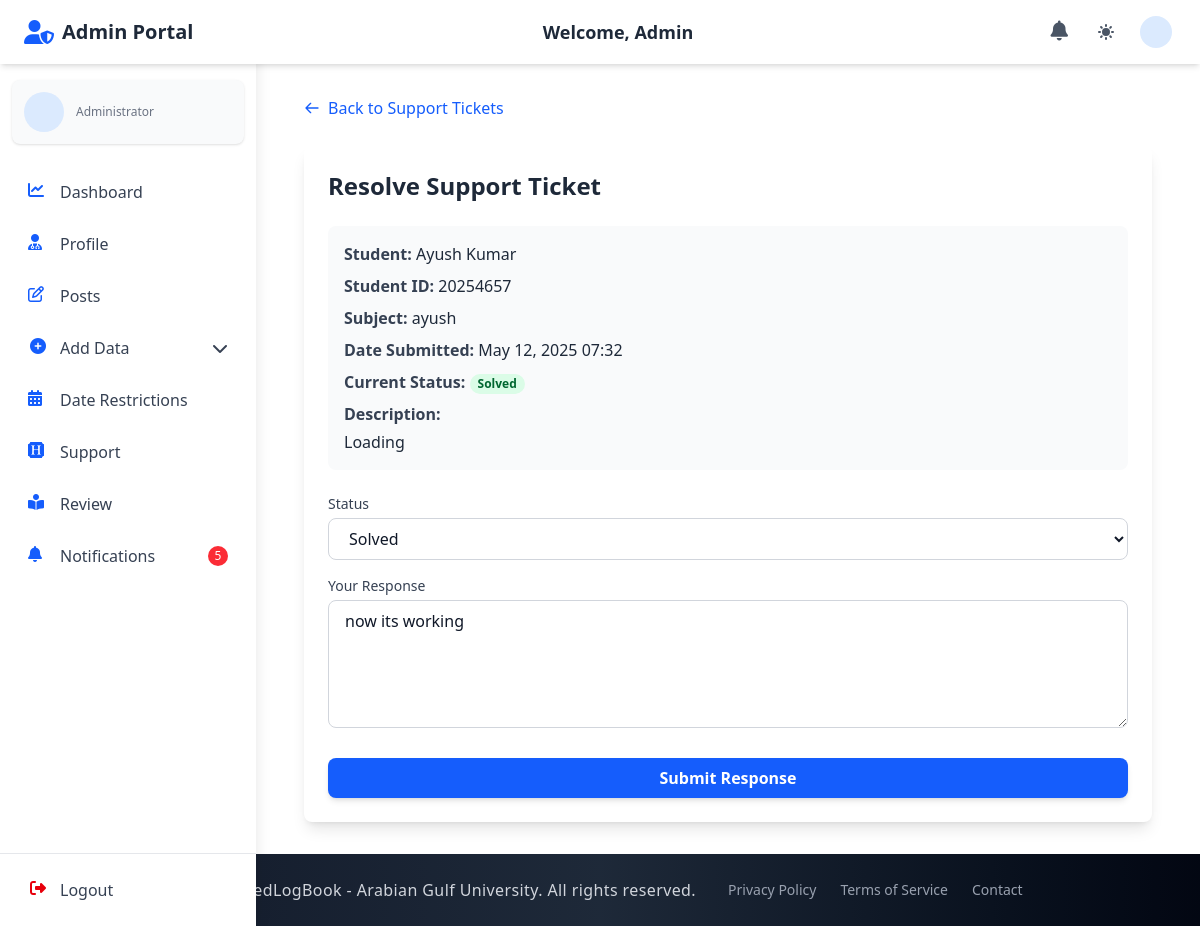
/admin_section/resolve_ticket/2/?type=student (signed in), run on the app's committed database.
### student_section/models.py (models this page shows, shortened)
class SupportTicket(models.Model):
    student = models.ForeignKey(Student, on_delete=models.CASCADE, related_name='support_tickets')
    subject = models.CharField(max_length=100)
    description = models.TextField()
    date_created = models.DateTimeField(auto_now_add=True)
    STATUS_CHOICES = [
        ('pending', 'Pending'),
        ('solved', 'Solved')
    ]
    status = models.CharField(max_length=20, choices=STATUS_CHOICES, default='pending')
    admin_comments = models.TextField(blank=True)
    resolved_date = models.DateTimeField(null=True, blank=True)
    class Meta:
        ordering = ['-date_created']
        verbose_name = "Support Ticket"
        verbose_name_plural = "Support Tickets"

### accounts/models.py (models this page shows, shortened)
class Student(models.Model):
    user = models.OneToOneField(
        CustomUser, on_delete=models.CASCADE, related_name="student"
    )
    student_id = models.CharField(max_length=30, unique=True)
    group = models.ForeignKey(
        "admin_section.Group",
        on_delete=models.SET_NULL,
        null=True,
        blank=True,
        related_name="students",
    )

class CustomUser(AbstractUser):
    email = models.EmailField(unique=True)
    first_name = models.CharField(max_length=150, blank=True)
    last_name = models.CharField(max_length=150, blank=True)
    profile_photo = models.ImageField(
        upload_to="profiles/", blank=True, null=True, default="profiles/default.jpg"
    )
    city = models.CharField(max_length=100, blank=True)
    country = models.CharField(max_length=100, blank=True)
    phone_no = models.CharField(max_length=20, blank=True)
    bio = models.TextField(blank=True)
    speciality = models.CharField(max_length=100, blank=True)
    ROLE_CHOICES = (
        ("student", "Student"),
        ("doctor", "Doctor"),
        ("staff", "Staff"),
        ("admin", "Admin"),
    )
    role = models.CharField(max_length=10, choices=ROLE_CHOICES, default="student")
    groups = models.ManyToManyField(
        "auth.Group", related_name="customuser_groups", blank=True
    )
    user_permissions = models.ManyToManyField(
        "auth.Permission", related_name="customuser_permissions", blank=True
    )
    USERNAME_FIELD = "email"
    REQUIRED_FIELDS = ["username"]

### admin_section/views.py (the view)
@login_required
def resolve_ticket(request, ticket_id):
    ticket_type = request.GET.get('type', 'student')
    if ticket_type == 'doctor':
        ticket = get_object_or_404(DoctorSupportTicket, id=ticket_id)
        form_class = AdminDoctorResponseForm
    else:  # default to student ticket
        ticket = get_object_or_404(SupportTicket, id=ticket_id)
        form_class = AdminResponseForm
    if request.method == 'POST':
        form = form_class(request.POST, instance=ticket)
        if form.is_valid():
            ticket = form.save(commit=False)
            if ticket.status == 'solved':
                ticket.resolved_date = timezone.now()
            ticket.save()
            messages.success(request, f"Ticket '{ticket.subject}' has been updated successfully.")
            return redirect(f"/admin_section/admin_support/?type={ticket_type}")
    else:
        form = form_class(instance=ticket)
    context = {
        'form': form,
        'ticket': ticket,
        'ticket_type': ticket_type,
    }
    return render(request, 'admin_section/resolve_ticket.html', context)

### student_section/forms.py
class AdminResponseForm(forms.ModelForm):
    class Meta:
        model = SupportTicket
        fields = ['status', 'admin_comments']
        widgets = {
            'status': forms.Select(
                attrs={
                    'class': 'w-full px-4 py-2 rounded-lg border border-gray-300 focus:outline-none focus:ring-2 focus:ring-blue-500 dark:bg-gray-700 dark:border-gray-600 dark:text-white',
                }
            ),
            'admin_comments': forms.Textarea(
                attrs={
                    'class': 'w-full px-4 py-2 rounded-lg border border-gray-300 focus:outline-none focus:ring-2 focus:ring-blue-500 dark:bg-gray-700 dark:border-gray-600 dark:text-white h-32',
                    'placeholder': 'Enter your response to the student',
                }
            ),
        }

### admin_section/context_processors.py (called while the page is built)
def admin_notification_count(request):
    if request.user.is_authenticated and request.user.role == 'admin':
        try:
            admin_unread_notifications_count = AdminNotification.objects.filter(recipient=request.user, is_read=False).count()
            return {'admin_unread_notifications_count': admin_unread_notifications_count}
        except:
            pass
    return {'admin_unread_notifications_count': 0}

### doctor_section/context_processors.py (called while the page is built, shortened)
def notification_count(request):
    return {'unread_notifications_count': 0}

### staff_section/context_processors.py (called while the page is built, shortened)
def staff_notification_count(request):
    return {'staff_unread_notifications_count': 0}

### student_section/context_processors.py (called while the page is built, shortened)
def student_notification_count(request):
    return {'student_unread_notifications_count': 0}

### admin_section/templates/admin_section/resolve_ticket.html (shortened to what this page needs)
{% extends 'base.html' %}
{% block navbar %}
{% include 'components/admin_auth_navbar.html' %}
{% endblock %}
{% block content %}
  <div class="container mx-auto px-4 py-8">
    <div class="mb-6">
      <a href="{% url 'admin_section:admin_support' %}?type={{ ticket_type }}" class="inline-flex items-center text-blue-600 hover:text-blue-800 dark:text-blue-400 dark:hover:text-blue-300">
        <svg class="w-4 h-4 mr-2" fill="none" stroke="currentColor" viewBox="0 0 24 24" xmlns="http://www.w3.org/2000/svg">
          <path stroke-linecap="round" stroke-linejoin="round" stroke-width="2" d="M10 19l-7-7m0 0l7-7m-7 7h18"></path>
        </svg>
        Back to Support Tickets
      </a>
    </div>
    <div class="bg-white dark:bg-gray-800 rounded-lg shadow-lg p-6">
      <h2 class="text-2xl font-bold mb-6 text-gray-800 dark:text-white">Resolve Support Ticket</h2>
      <div class="mb-6 p-4 bg-gray-50 dark:bg-gray-700 rounded-lg">
        <div class="mb-2">
          <span class="font-semibold text-gray-700 dark:text-gray-300">{% if ticket_type == 'student' %}Student{% else %}Doctor{% endif %}:</span>
          <span class="text-gray-800 dark:text-white">
            {% if ticket_type == 'student' %}
              {{ ticket.student.user.get_full_name }}
            {% else %}
              Dr. {{ ticket.doctor.user.get_full_name }}
            {% endif %}
          </span>
        </div>
        {% if ticket_type == 'student' %}
        <div class="mb-2">
          <span class="font-semibold text-gray-700 dark:text-gray-300">Student ID:</span>
          <span class="text-gray-800 dark:text-white">{{ ticket.student.student_id }}</span>
        </div>
        {% endif %}
        <div class="mb-2">
          <span class="font-semibold text-gray-700 dark:text-gray-300">Subject:</span>
          <span class="text-gray-800 dark:text-white">{{ ticket.subject }}</span>
        </div>
        <div class="mb-2">
          <span class="font-semibold text-gray-700 dark:text-gray-300">Date Submitted:</span>
          <span class="text-gray-800 dark:text-white">{{ ticket.date_created|date:"F d, Y H:i" }}</span>
        </div>
        <div class="mb-2">
          <span class="font-semibold text-gray-700 dark:text-gray-300">Current Status:</span>
          <span class="px-2 inline-flex text-xs leading-5 font-semibold rounded-full {% if ticket.status == 'solved' %}bg-green-100 text-green-800 dark:bg-green-800 dark:text-green-100{% else %}bg-yellow-100 text-yellow-800 dark:bg-yellow-800 dark:text-yellow-100{% endif %}">
            {{ ticket.status|title }}
          </span>
        </div>
        <div>
          <span class="font-semibold text-gray-700 dark:text-gray-300">Description:</span>
          <p class="mt-1 text-gray-800 dark:text-white">{{ ticket.description }}</p>
        </div>
      </div>
      <form method="post" class="space-y-4">
        <div>
          <label for="id_status" class="block text-sm font-medium text-gray-700 dark:text-gray-300 mb-1">Status</label>
          {{ form.status }}
        </div>
        <div>
          <label for="id_admin_comments" class="block text-sm font-medium text-gray-700 dark:text-gray-300 mb-1">Your Response</label>
          {{ form.admin_comments }}
        </div>
        <div class="pt-2">
          <button type="submit" class="w-full py-2 px-4 bg-blue-600 hover:bg-blue-700 text-white font-semibold rounded-lg shadow-md focus:outline-none focus:ring-2 focus:ring-blue-500 focus:ring-opacity-75 transition-colors duration-200">
            Submit Response
          </button>
        </div>
      </form>
    </div>
  </div>
{% endblock %}

### data on the page
SupportTicket: student.user.get_full_name "Ayush Kumar", student.student_id "20254657", subject "ayush", date_created "May 12, 2025 07:32", status "Solved", description "Loading", admin_comments "now its working"

### other printed values
{{ admin_unread_notifications_count }} "5"
